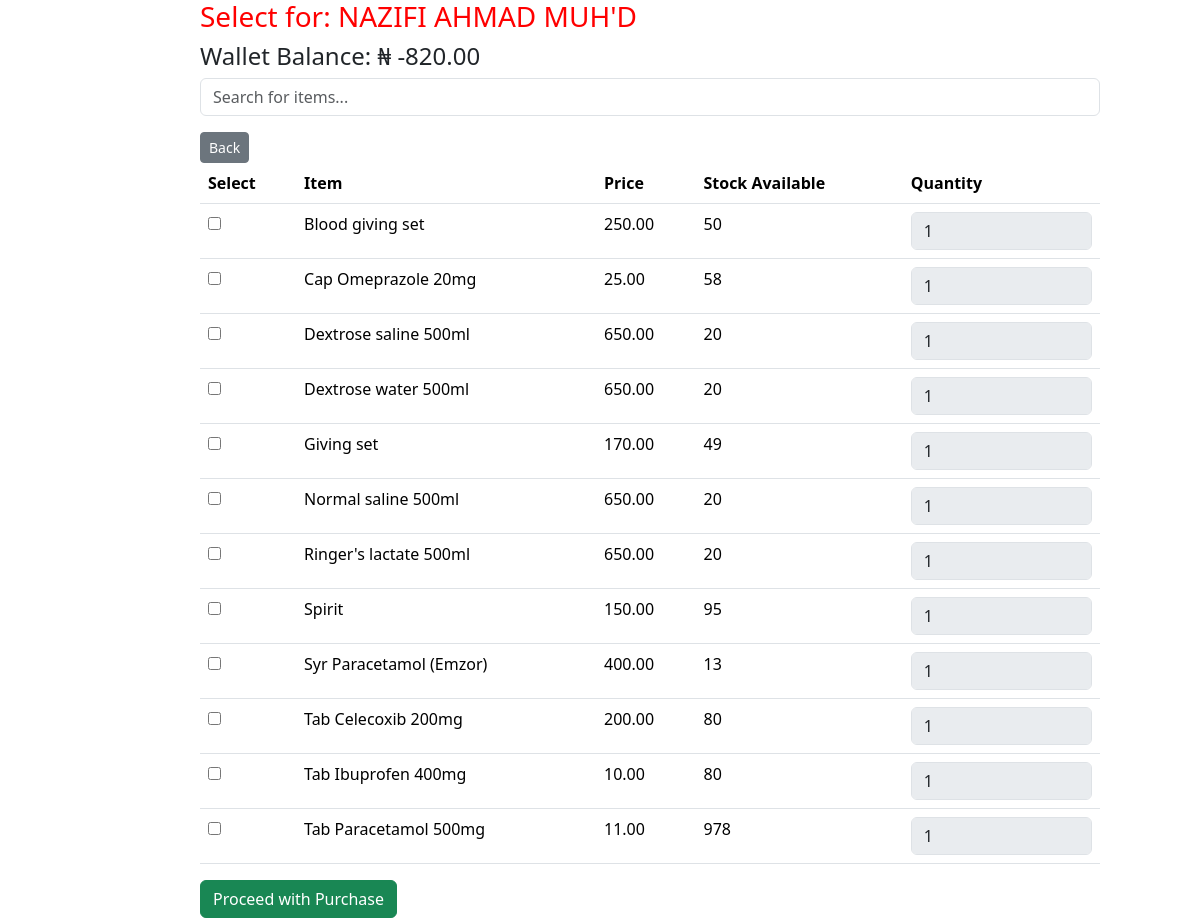
The page /select_items/1/ (signed in) on the database as committed earlier.
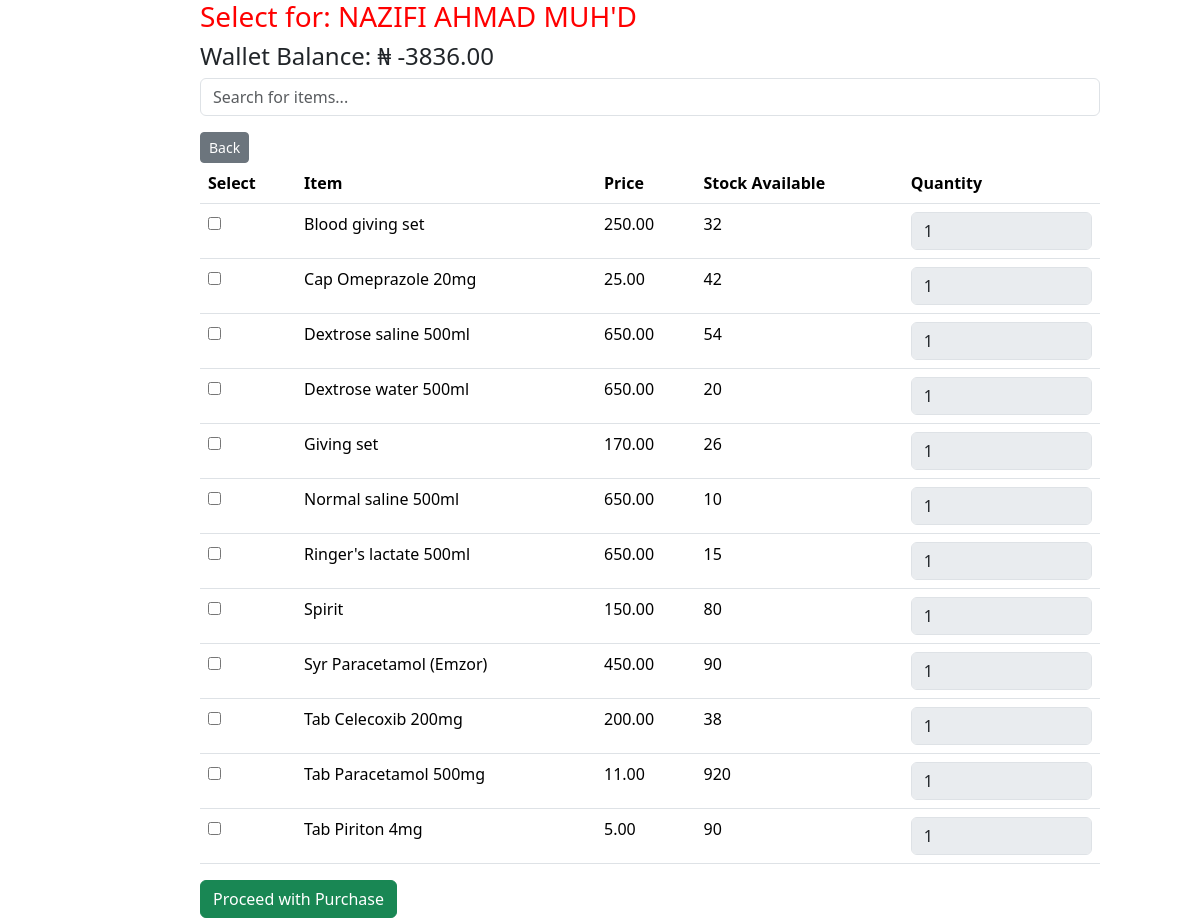
The same page on the database as committed later.
### app/models.py (models this page shows, shortened)
class Customer(models.Model):
    user = models.OneToOneField(User, on_delete=models.CASCADE, null=True, blank=True)
    name = models.CharField(max_length=100)
    phone = models.CharField(max_length=15)
    address = models.TextField()

class Wallet(models.Model):
    customer = models.OneToOneField(Customer, on_delete=models.CASCADE, related_name='wallet')
    balance = models.DecimalField(max_digits=10, decimal_places=2, default=0.00)

class Item(models.Model):
    name = models.CharField(max_length=100)
    cost = models.DecimalField(max_digits=10, decimal_places=2, default=0)
    price = models.DecimalField(max_digits=10, decimal_places=2,)
    stock_quantity = models.IntegerField()
    exp_date = models.DateField()

### app/views.py (the view, shortened to what this page needs)
# urls.py: path('select_items/<int:pk>/', views.select_items, name='select_items'),
@login_required
def select_items(request, pk):
    customer = get_object_or_404(Customer, id=pk)
    items = Item.objects.all().order_by('name')
    return render(request, 'partials/select_items.html', {'items': items, 'customer': customer})

### app/templates/partials/select_items.html (shortened to what this page needs)
{% load static %}
<!DOCTYPE html>
<html lang="en">
<head>
    <link rel="stylesheet" href="{% static 'css/bootstrap.min.css' %}">
</head>
<body>
    {% block content %}
    <div class="col-md-9 offset-md-2">
        <h3 style="color: red;">Select for: {{ customer.name }}</h3>
        <h4>Wallet Balance: ₦ {{ customer.wallet.balance }}</h4>
        <div class="mb-3">
            <input type="text" class="form-control" id="item-search" name="query" placeholder="Search for items..."
                hx-get="{% url 'search_customer_items' customer.id %}" hx-trigger="keyup changed delay:500ms"
                hx-target="#for-customer" hx-swap="outerHTML">
        </div>
        <a class="btn btn-sm btn-secondary" href="{{ request.META.HTTP_REFERER}}">Back</a>
        <form method="post" action="{% url 'select_items' customer.id %}">
            <div id="item-selection">
                <table class="table table-hover">
                    <thead>
                        <tr>
                            <th>Select</th>
                            <th>Item</th>
                            <th>Price</th>
                            <th>Stock Available</th>
                            <th>Quantity</th>
                        </tr>
                    </thead>
                    <tbody id="for-customer">
                        {% for item in items %}
                        <tr>
                            <td>
                                <input type="checkbox" name="item_ids" value="{{ item.id }}">
                            </td>
                            <td>{{ item.name }}</td>
                            <td>{{ item.price }}</td>
                            <td>{{ item.stock_quantity }}</td>
                            <td>
                                <input type="number" name="quantities" min="1" max="{{ item.stock_quantity }}" value="1"
                                    class="form-control input-sm" disabled>
                            </td>
                        </tr>
                        {% endfor %}
                    </tbody>
                </table>
            </div>
            <button href="{% url 'customer_receipt' customer.id %}" type="submit" class="btn btn-success">Proceed with
                Purchase</button>
        </form>
    </div>
    {% endblock %}
</body>
</html>

Rows that differ between the two databases and show on the page:
removed Item: name "Tab Ibuprofen 400mg", price "10.00", stock_quantity "80"
changed Customer: wallet.balance "-820.00" → "-3836.00"
changed Item "Blood giving set": stock_quantity "50" → "32"
changed Item "Cap Omeprazole 20mg": stock_quantity "58" → "42"
changed Item "Dextrose saline 500ml": stock_quantity "20" → "54"
changed Item "Giving set": stock_quantity "49" → "26"
changed Item "Normal saline 500ml": stock_quantity "20" → "10"
changed Item "Ringer's lactate 500ml": stock_quantity "20" → "15"
changed Item "Spirit": stock_quantity "95" → "80"
changed Item "Syr Paracetamol (Emzor)": price "400.00" → "450.00"; stock_quantity "13" → "90"
changed Item "Tab Celecoxib 200mg": stock_quantity "80" → "38"
changed Item "Tab Paracetamol 500mg": stock_quantity "978" → "920"
added Item: name "Tab Piriton 4mg", price "5.00", stock_quantity "90"
